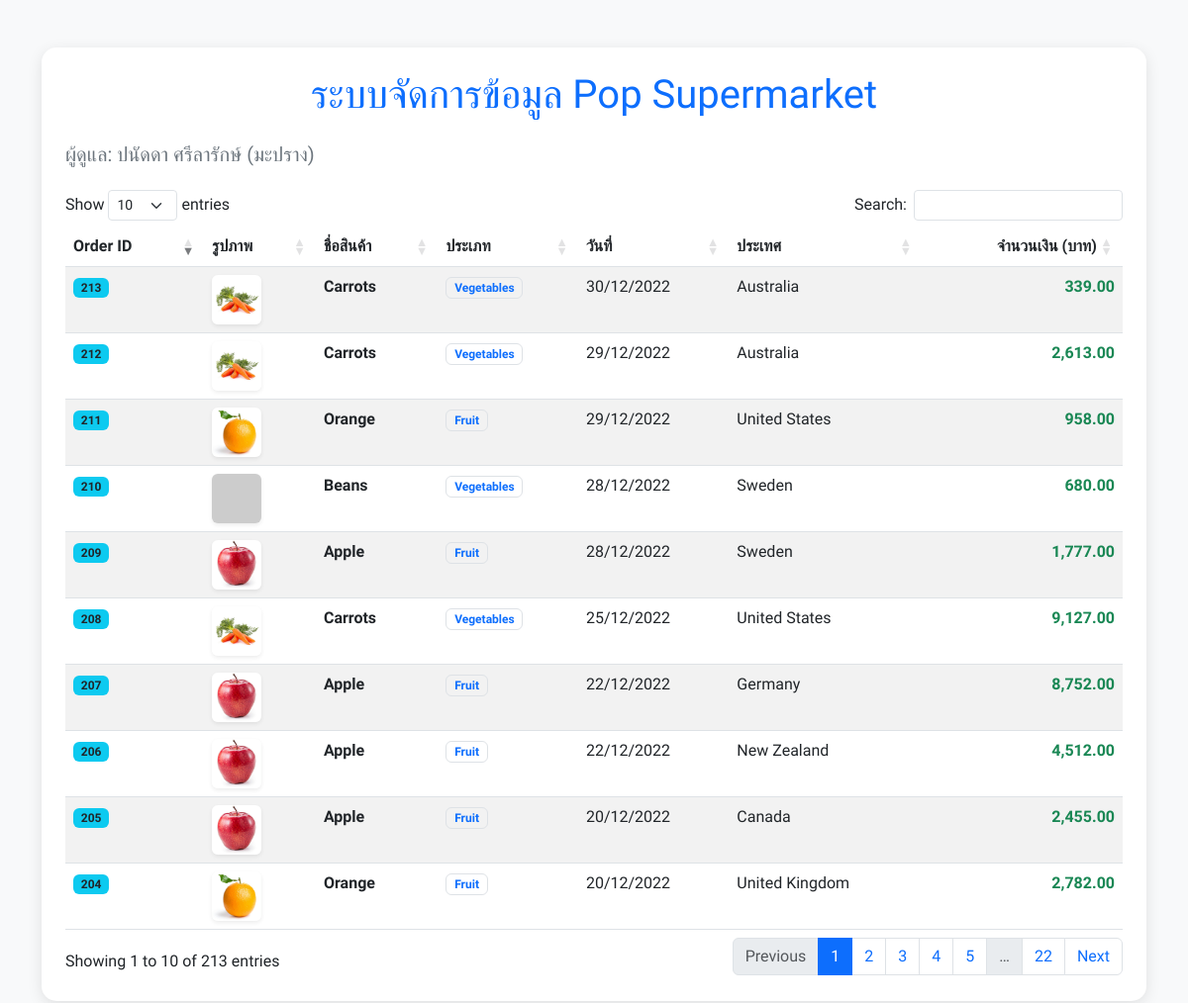
Screenshot of /c.php with the database file from the repository.
### tables this page shows
CREATE TABLE `popsupermarket` (
  `p_order_id` int(11) NOT NULL,
  `p_product_name` varchar(100) NOT NULL,
  `p_category` varchar(100) NOT NULL,
  `p_date` date NOT NULL,
  `p_country` varchar(100) NOT NULL,
  `p_amount` int(9) NOT NULL
);

### c.php (the view, shortened to what this page needs)
<!doctype html>
<html lang="th">
<head>
    <link href="https://cdn.jsdelivr.net/npm/bootstrap@5.3.0/dist/css/bootstrap.min.css" rel="stylesheet">
    <link href="https://cdn.datatables.net/1.13.6/css/dataTables.bootstrap5.min.css" rel="stylesheet">
</head>
<body>
<div class="container py-5">
    <div class="card p-4">
        <h1 class="text-center mb-4 text-primary"> ระบบจัดการข้อมูล Pop Supermarket</h1>
        <h5 class="text-secondary mb-4">ผู้ดูแล: ปนัดดา ศรีลารักษ์ (มะปราง)</h5>
        <div class="table-responsive">
            <table id="myTable" class="table table-striped table-hover" style="width:100%">
                <thead class="table-thead">
                    <tr>
                        <th>Order ID</th>
                        <th>รูปภาพ</th>
                        <th>ชื่อสินค้า</th>
                        <th>ประเภท</th>
                        <th>วันที่</th>
                        <th>ประเทศ</th>
                        <th class="text-end">จำนวนเงิน (บาท)</th>
                    </tr>
                </thead>
                <tbody>
                <?php
                include_once("connectdb.php");
                $sql = "SELECT * FROM popsupermarket";
                $rs = mysqli_query($conn, $sql);
                while ($data = mysqli_fetch_array($rs)) {
                ?>
                <tr>
                    <td><span class="badge bg-info text-dark"><?php echo $data['p_order_id'];?></span></td>
                    <td>
                        <img src="img/<?php echo $data['p_product_name'];?>.jpg"
                             width="50" height="50" class="rounded shadow-sm"
                             onerror="this.src='https://via.placeholder.com/50?text=No+Img'">
                    </td>
                    <td class="fw-bold"><?php echo $data['p_product_name'];?></td>
                    <td><span class="badge outline-primary border text-primary"><?php echo $data['p_category'];?></span></td>
                    <td><?php echo date('d/m/Y', strtotime($data['p_date']));?></td>
                    <td><?php echo $data['p_country'];?></td>
                    <td class="text-end fw-bold text-success">
                        <?php echo number_format($data['p_amount'], 2);?>
                    </td>
                </tr>
                <?php
                }
                ?>
                </tbody>
            </table>
        </div>
    </div>
</div>
</body>
</html>

### c.php (style rules this page uses)
body { font-family: 'Sarabun', sans-serif; background-color: #f8f9fa; }
.card { border: none; border-radius: 15px; box-shadow: 0 4px 15px rgba(0,0,0,0.1); }
.table-thead { background-color: #6c5ce7; color: white; }

### rows the page displays
popsupermarket: p_order_id "204", p_product_name (picture), p_product_name "Orange", p_category "Fruit", p_date "20/12/2022", p_country "United Kingdom", p_amount "2,782.00"
popsupermarket: p_order_id "205", p_product_name (picture), p_product_name "Apple", p_category "Fruit", p_date "20/12/2022", p_country "Canada", p_amount "2,455.00"
popsupermarket: p_order_id "206", p_product_name (picture), p_product_name "Apple", p_category "Fruit", p_date "22/12/2022", p_country "New Zealand", p_amount "4,512.00"
popsupermarket: p_order_id "207", p_product_name (picture), p_product_name "Apple", p_category "Fruit", p_date "22/12/2022", p_country "Germany", p_amount "8,752.00"
popsupermarket: p_order_id "208", p_product_name (picture), p_product_name "Carrots", p_category "Vegetables", p_date "25/12/2022", p_country "United States", p_amount "9,127.00"
popsupermarket: p_order_id "209", p_product_name (picture), p_product_name "Apple", p_category "Fruit", p_date "28/12/2022", p_country "Sweden", p_amount "1,777.00"
popsupermarket: p_order_id "210", p_product_name "Beans", p_category "Vegetables", p_date "28/12/2022", p_country "Sweden", p_amount "680.00"
popsupermarket: p_order_id "211", p_product_name (picture), p_product_name "Orange", p_category "Fruit", p_date "29/12/2022", p_country "United States", p_amount "958.00"
popsupermarket: p_order_id "212", p_product_name (picture), p_product_name "Carrots", p_category "Vegetables", p_date "29/12/2022", p_country "Australia", p_amount "2,613.00"
popsupermarket: p_order_id "213", p_product_name (picture), p_product_name "Carrots", p_category "Vegetables", p_date "30/12/2022", p_country "Australia", p_amount "339.00"
